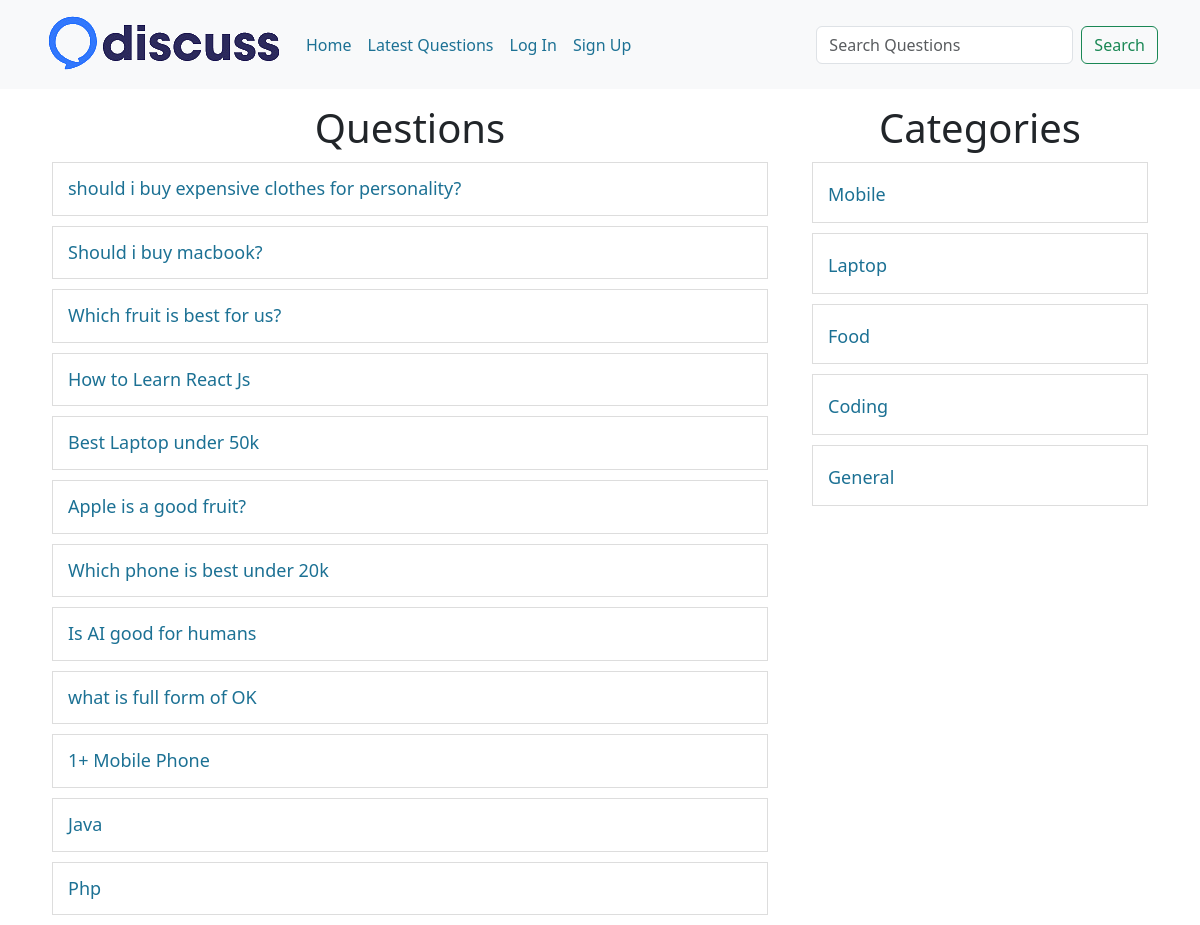
Page /?latest=true on the committed database.
### tables this page shows
CREATE TABLE IF NOT EXISTS `questions` (
  `id` int NOT NULL AUTO_INCREMENT,
  `title` varchar(255) NOT NULL,
  `description` varchar(255) NOT NULL,
  `category_id` int NOT NULL,
  `user_id` int NOT NULL,
  `created_at` datetime NOT NULL DEFAULT CURRENT_TIMESTAMP,
  PRIMARY KEY (`id`)
);

CREATE TABLE IF NOT EXISTS `category` (
  `id` int NOT NULL AUTO_INCREMENT,
  `name` varchar(100) NOT NULL,
  `created_at` datetime NOT NULL DEFAULT CURRENT_TIMESTAMP,
  PRIMARY KEY (`id`)
);

### client/questions.php (the view, shortened to what this page needs)
<div class="container">
    <div class="row">
        <div class="col-8">
            <h1 class="heading margin-top-15">Questions</h1>
            <?php
            include("./common/connection.php");
            if(isset($_GET["c-id"])){
                $query = "SELECT * FROM `questions` WHERE category_id = $cid";
            } elseif (isset($_GET["u-id"])) {
                $query = "SELECT * FROM `questions` WHERE user_id = $uid";
            } elseif (isset($_GET["latest"])) {
                $query = "SELECT * FROM `questions` order by id desc";
            } elseif (isset($_GET["search"])) {
                $query = "SELECT * FROM `questions` WHERE `title` LIKE '%$search%'";
            } else {
                $query = "SELECT * FROM `questions`";
            }
            $result = mysqli_query($conn, $query);
            foreach ($result as $row) {
                $title = $row['title'];
                $id = $row['id'];
                echo "<div class='row question-list'>
                    <h4 class='my-questions'><a href='?q-id=$id'>$title</a>";
                    echo "</h4></div>";
            }
            ?>
        </div>
        <div class="col-4">
            <?php
                include("categorylist.php");
            ?>
        </div>
    </div>
</div>

### client/categorylist.php
<div>
    <h1 class="heading margin-top-15">Categories</h1>
    <?php
    include("./common/connection.php");
    $query = "SELECT * FROM `category`";
    $result = mysqli_query($conn, $query);
    foreach ($result as $row) {
        $name = ucfirst($row['name']);
        $id = $row['id'];
        echo "<div class='row category-list'>
                <h4><a href='?c-id=$id'>$name</a></h4>
             </div>";
    }
    ?>
</div>

### public/style.css (style rules this page uses)
a { color: #1c7194 !important; }
.heading { text-align: center; }
.margin-top-15 { margin-top: 15px; }
.question-list, .category-list { border: 1px solid #ddd; padding: 15px; margin: 10px; }
.question-list h4, .question-title h4, .category-list h4 { padding: 0; margin: 0; }
.question-list a, .question-title, .category-list a { font-size: 18px; text-decoration: none; color: #1c7194 !important; }
.my-questions { display: flex; justify-content: space-between; }

### rows in the picture
questions: title "should i buy expensive clothes for personality?"
questions: title "Should i buy macbook?"
questions: title "Which fruit is best for us?"
questions: title "How to Learn React Js"
questions: title "Best Laptop under 50k"
questions: title "Apple is a good fruit?"
questions: title "Which phone is best under 20k"
questions: title "Is AI good for humans"
questions: title "what is full form of OK"
questions: title "1+ Mobile Phone"
questions: title "Java"
questions: title "Php"
category: name "Mobile"
category: name "Laptop"
category: name "Food"
category: name "Coding"
category: name "General"
